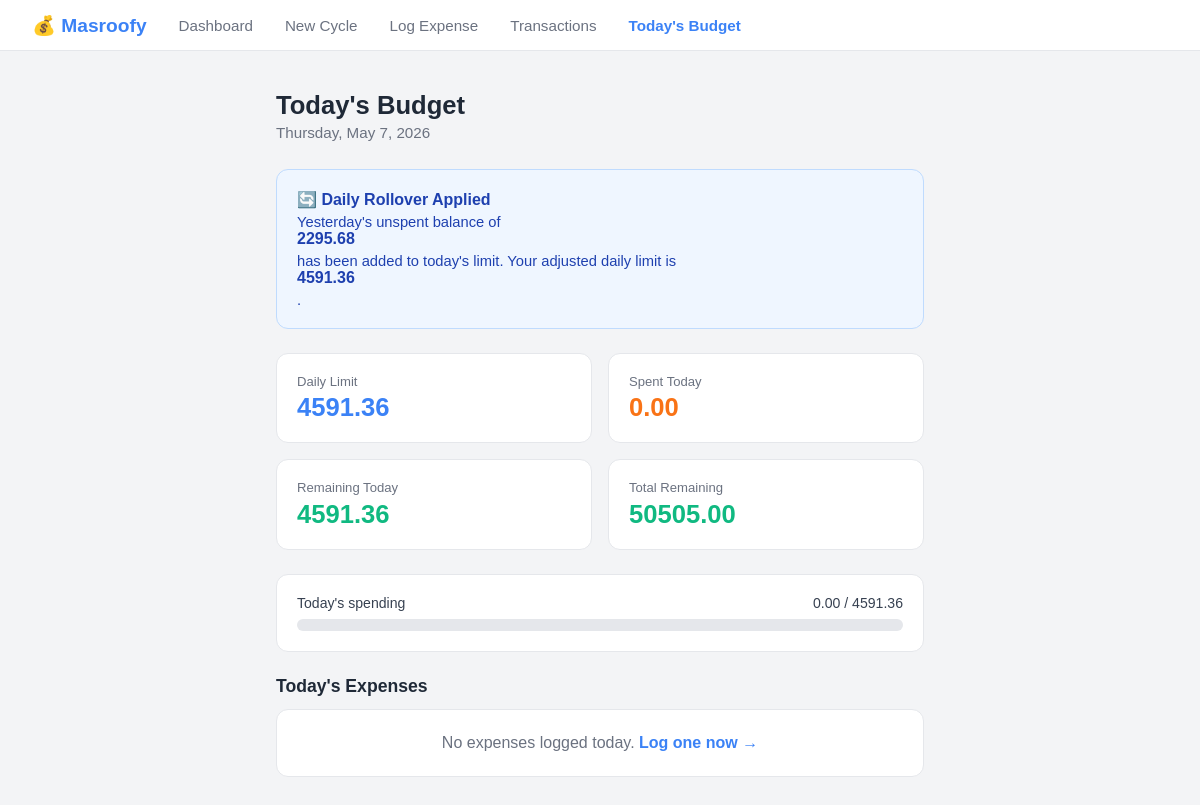
The page /todays-budget/ on the database as committed earlier.
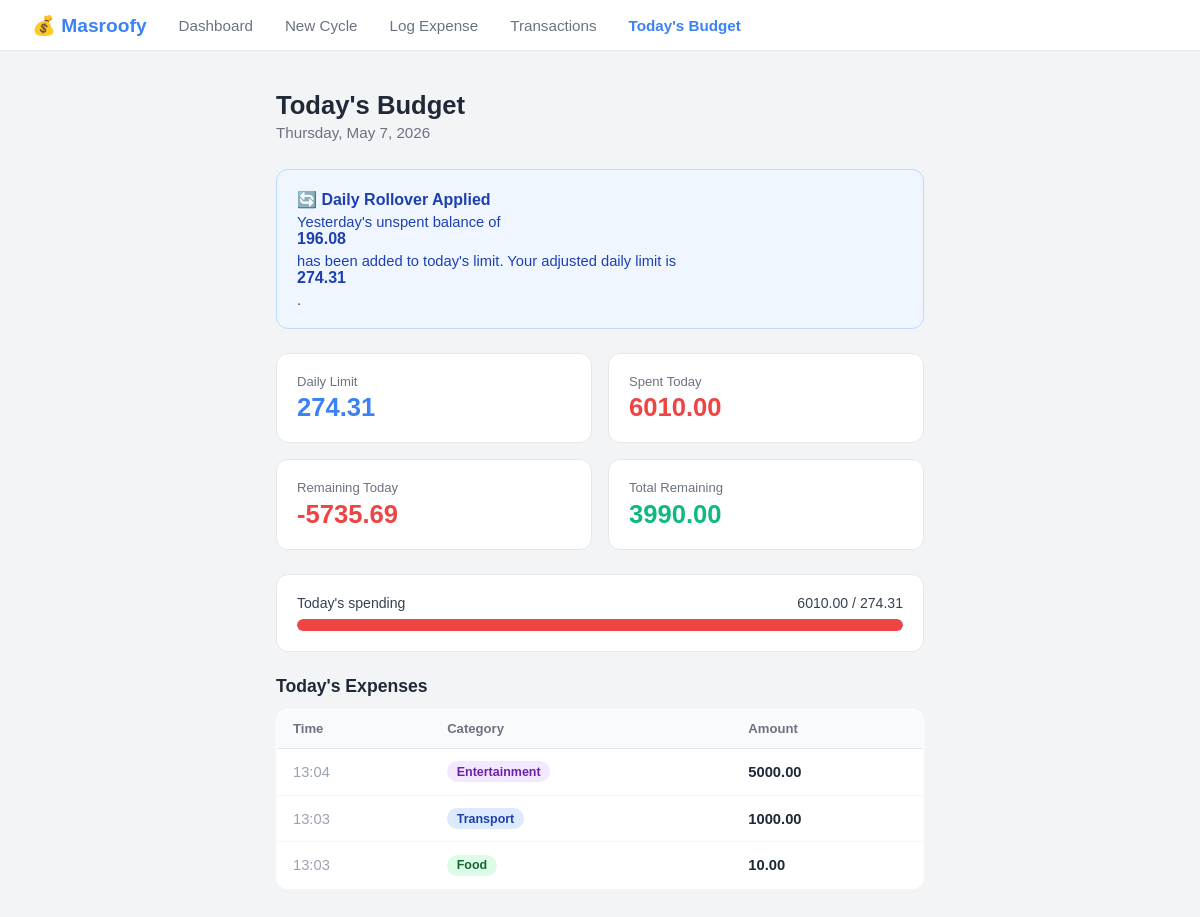
The same page on the database as committed later.
### budget/models.py (models this page shows, shortened)
class Expense(models.Model):
    class Category(models.TextChoices):
        FOOD = "Food", "Food"
        TRANSPORT = "Transport", "Transport"
        UTILITIES = "Utilities", "Utilities"
        ENTERTAINMENT = "Entertainment", "Entertainment"
        OTHER = "Other", "Other"
    budget_cycle = models.ForeignKey(
        BudgetCycle,
        on_delete=models.CASCADE,
        related_name="expenses",
    )
    amount = models.DecimalField(max_digits=10, decimal_places=2)
    category = models.CharField(max_length=20, choices=Category.choices)
    timestamp = models.DateTimeField(default=timezone.now)
    class Meta:
        ordering = ["-timestamp", "-id"]

### budget/views.py (the view)
# urls.py: path('todays-budget/', views.todays_budget, name='todays_budget'),
def todays_budget(request):
    today = timezone.localdate()
    active_cycle = (
        BudgetCycle.objects.filter(is_active=True).order_by("-start_date", "-id").first()
    )
    if not active_cycle:
        return render(request, 'todaysBudget.html', {'no_active_cycle': True, 'today': today})
    cycle_expenses = Expense.objects.filter(budget_cycle=active_cycle)
    total_spent = cycle_expenses.aggregate(total=Sum("amount"))["total"] or Decimal("0.00")
    remaining_budget = active_cycle.total_allowance - total_spent
    if today > active_cycle.end_date:
        remaining_days = 0
    elif today < active_cycle.start_date:
        remaining_days = (active_cycle.end_date - active_cycle.start_date).days + 1
    else:
        remaining_days = (active_cycle.end_date - today).days + 1
    if remaining_days > 0:
        safe_daily_limit = remaining_budget / Decimal(remaining_days)
    else:
        safe_daily_limit = Decimal("0.00")
    yesterday = today - timezone.timedelta(days=1)
    total_cycle_days = (active_cycle.end_date - active_cycle.start_date).days + 1
    base_daily = active_cycle.total_allowance / Decimal(total_cycle_days) if total_cycle_days > 0 else Decimal("0.00")
    yesterday_spent = cycle_expenses.filter(
        timestamp__date=yesterday
    ).aggregate(total=Sum("amount"))["total"] or Decimal("0.00")
    rollover_amount = max(base_daily - yesterday_spent, Decimal("0.00"))
    todays_expenses = cycle_expenses.filter(timestamp__date=today).order_by('-timestamp')
    spent_today = todays_expenses.aggregate(total=Sum("amount"))["total"] or Decimal("0.00")
    adjusted_daily_limit = safe_daily_limit + rollover_amount
    remaining_today = adjusted_daily_limit - spent_today
    over_limit = spent_today > adjusted_daily_limit
    if adjusted_daily_limit > 0:
        progress_pct = float((spent_today / adjusted_daily_limit) * 100)
    else:
        progress_pct = 0
    expenditure_percentage = 0
    threshold_level = None
    if active_cycle.total_allowance > 0:
        expenditure_percentage = float((total_spent / active_cycle.total_allowance) * 100)
        if expenditure_percentage >= 90:
            threshold_level = "critical"
        elif expenditure_percentage >= 75:
            threshold_level = "warning"
    context = {
        'today': today,
        'active_cycle': active_cycle,
        'safe_daily_limit': round(adjusted_daily_limit, 2),
        'spent_today': round(spent_today, 2),
        'remaining_today': round(remaining_today, 2),
        'remaining_budget': round(remaining_budget, 2),
        'todays_expenses': todays_expenses,
        'over_limit': over_limit,
        'progress_pct': round(progress_pct, 1),
        'rollover_amount': round(rollover_amount, 2) if rollover_amount > 0 else None,
        'threshold_level': threshold_level,
        'expenditure_percentage': round(expenditure_percentage, 1),
        'no_active_cycle': False,
    }
    return render(request, 'todaysBudget.html', context)

### templates/todaysBudget.html (shortened to what this page needs)
<!DOCTYPE html>
<html lang="en">
<head>
</head>
<body>
    <nav>
        <a href="{% url 'dashboard' %}" class="brand">💰 Masroofy</a>
        <a href="{% url 'dashboard' %}">Dashboard</a>
        <a href="{% url 'create_cycle' %}">New Cycle</a>
        <a href="{% url 'log_expense' %}">Log Expense</a>
        <a href="{% url 'transactions' %}">Transactions</a>
        <a href="{% url 'todays_budget' %}" class="active">Today's Budget</a>
    </nav>
    <main>
        <h1>Today's Budget</h1>
        <p class="subtitle">{{ today|date:"l, F j, Y" }}</p>
        {% if no_active_cycle %}
            <div class="alert-danger">
                ⚠️ No active budget cycle.
                <a href="{% url 'create_cycle' %}">Create one first →</a>
            </div>
        {% else %}
            {% if rollover_amount and rollover_amount > 0 %}
                <div class="rollover-card">
                    <strong>🔄 Daily Rollover Applied</strong>
                    Yesterday's unspent balance of <strong>{{ rollover_amount }}</strong> has been added to today's limit.
                    Your adjusted daily limit is <strong>{{ safe_daily_limit }}</strong>.
                </div>
            {% endif %}
            <div class="stats-grid">
                <div class="stat-card">
                    <div class="label">Daily Limit</div>
                    <div class="value blue">{{ safe_daily_limit }}</div>
                </div>
                <div class="stat-card">
                    <div class="label">Spent Today</div>
                    <div class="value {% if over_limit %}red{% else %}orange{% endif %}">{{ spent_today }}</div>
                </div>
                <div class="stat-card">
                    <div class="label">Remaining Today</div>
                    <div class="value {% if remaining_today < 0 %}red{% else %}green{% endif %}">{{ remaining_today }}</div>
                </div>
                <div class="stat-card">
                    <div class="label">Total Remaining</div>
                    <div class="value {% if remaining_budget < 0 %}red{% else %}green{% endif %}">{{ remaining_budget }}</div>
                </div>
            </div>
            <div class="progress-card">
                <div class="progress-label">
                    <span>Today's spending</span>
                    <span>{{ spent_today }} / {{ safe_daily_limit }}</span>
                </div>
                <div class="progress-bar-bg">
                    <div class="progress-bar-fill {% if progress_pct >= 100 %}fill-red{% elif progress_pct >= 75 %}fill-orange{% else %}fill-green{% endif %}"
                         style="width: {% if progress_pct > 100 %}100{% else %}{{ progress_pct }}{% endif %}%">
                    </div>
                </div>
            </div>
            <p class="section-title">Today's Expenses</p>
            {% if todays_expenses %}
                <table>
                    <thead>
                        <tr>
                            <th>Time</th>
                            <th>Category</th>
                            <th>Amount</th>
                        </tr>
                    </thead>
                    <tbody>
                        {% for expense in todays_expenses %}
                        <tr>
                            <td style="color:#9ca3af;">{{ expense.timestamp|time:"H:i" }}</td>
                            <td><span class="badge badge-{{ expense.category }}">{{ expense.category }}</span></td>
                            <td><strong>{{ expense.amount }}</strong></td>
                        </tr>
                        {% endfor %}
                    </tbody>
                </table>
            {% else %}
                <div class="empty-today">
                    No expenses logged today. <a href="{% url 'log_expense' %}">Log one now →</a>
                </div>
            {% endif %}
        {% endif %}
    </main>
</body>
</html>

Rows that differ between the two databases and show on the page:
added Expense: timestamp "13:04", category "Entertainment", amount "5000.00"
added Expense: timestamp "13:03", category "Transport", amount "1000.00"
added Expense: timestamp "13:03", category "Food", amount "10.00"
Other text that changed with them:
{{ rollover_amount }}: "2295.68" → "196.08"
{{ safe_daily_limit }}: "4591.36" → "274.31"
{{ spent_today }}: "0.00" → "6010.00"
{{ remaining_today }}: "4591.36" → "-5735.69"
{{ remaining_budget }}: "50505.00" → "3990.00"
text no longer shown: "No expenses logged today. Log one now →"
text now shown: "Time Category Amount"
